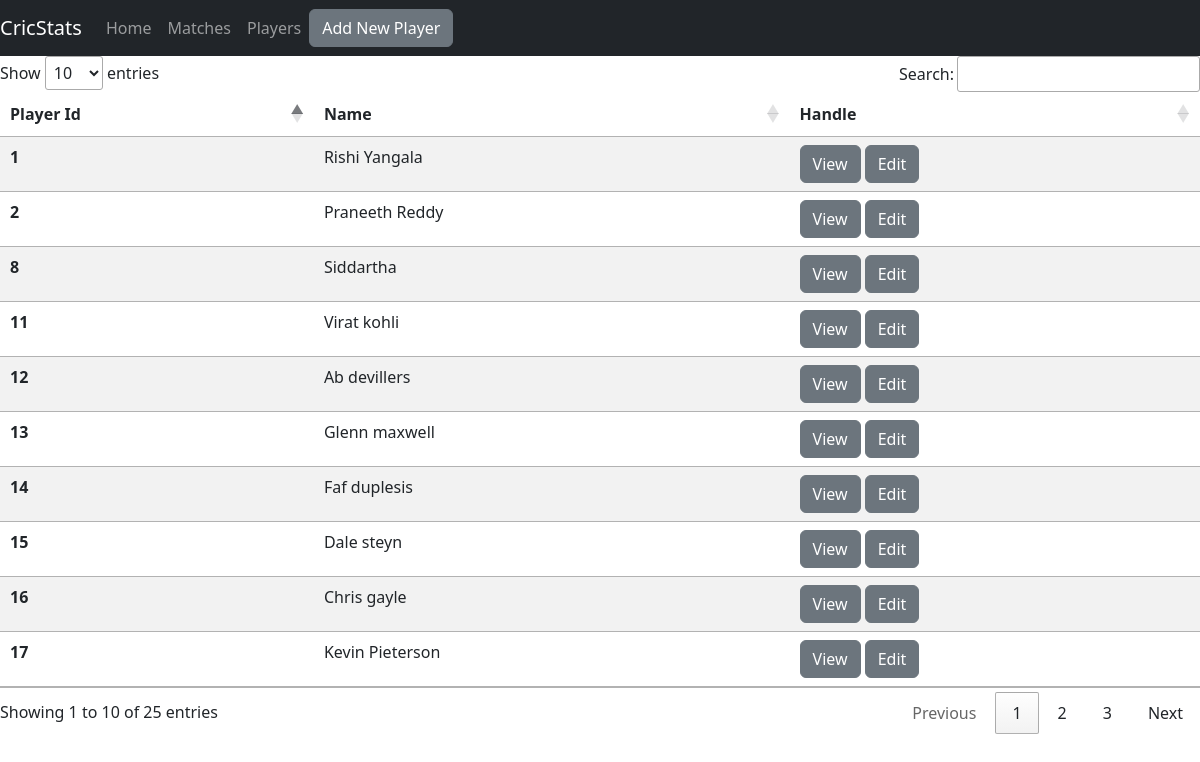
Screenshot of /show_player.php with the database file from the repository.
### tables this page shows
CREATE TABLE `player` (
  `Player_Id` int(11) NOT NULL,
  `Name` varchar(255) NOT NULL,
  `Dob` date NOT NULL,
  `Role` enum('Batsmen','Bowler','Allrounder','WK-Batsmen') NOT NULL,
  `Batting_Style` enum('Right_handed','Left_handed','','') NOT NULL,
  `Bowling_Style` enum('Leftarm_fast','Rightarm_fast','Leftarm_fast_medium','Rightarm_fast_medium','Rightarm_finger_spin','Leftarm_finger_spin','Rightarm_wrist_spin','Leftarm_wrist_spin') NOT NULL,
  `State` varchar(255) NOT NULL,
  `Country` varchar(255) NOT NULL
);

### show_player.php (the view, shortened to what this page needs)
<?php
include("dbcon.php");
    $query = "select * from player";
    $player_result = mysqli_query($con, $query);
?>
<!doctype html>
<html lang="en">
  <head>
    <link href="https://cdn.jsdelivr.net/npm/bootstrap@5.2.2/dist/css/bootstrap.min.css" rel="stylesheet">
    <link href="//cdn.datatables.net/1.12.1/css/jquery.dataTables.min.css" rel="stylesheet">
    </head>
  <body>
  <nav class="navbar static-top navbar-expand-lg navbar-dark bg-dark">
  <a class="navbar-brand">CricStats</a>
  <div class="collapse navbar-collapse" id="navbarTogglerDemo02">
    <ul class="nav navbar-nav">
      <li class="nav-item">
        <a class="nav-link" href="index.php">Home</a>
      </li>
      <li class="nav-item active">
        <a class="nav-link" href="show_match.php">Matches</a>
      </li>
      <li class="nav-item">
        <a class="nav-link" href="show_player.php" href="#">Players</a>
      </li>
    </ul>
    <ul class="nav navbar-nav">
      <li><a class='btn btn-secondary' href='player_page.php'> Add New Player</a>
    </ul>
  </div>
</nav>
  <table class="table table-striped table-borderred" id="myTable">
  <thead>
    <tr>
      <th scope="col">Player Id</th>
      <th scope="col">Name</th>
      <th scope="col">Handle</th>
    </tr>
  </thead>
  <tbody>
   <?php
   while($row=mysqli_fetch_assoc($player_result)){
    echo"<tr>
    <th scope='row'>".$row['Player_Id']."</th>
    <td>".$row['Name']."</td>
    <td>
    <a class='btn btn-secondary' href='view_player.php?id=" .$row['Player_Id']."'> View</a>
    <a class='btn btn-secondary' href='modify_player.php?id=" .$row['Player_Id']."'> Edit</a>
    </td>
  </tr>";
   }
   ?>
  </tbody>
</table>
  </body>
</html>

### rows the page displays
player: Player_Id "1", Name "Rishi Yangala"
player: Player_Id "2", Name "Praneeth Reddy"
player: Player_Id "8", Name "Siddartha"
player: Player_Id "11", Name "Virat kohli"
player: Player_Id "12", Name "Ab devillers"
player: Player_Id "13", Name "Glenn maxwell"
player: Player_Id "14", Name "Faf duplesis"
player: Player_Id "15", Name "Dale steyn"
player: Player_Id "16", Name "Chris gayle"
player: Player_Id "17", Name "Kevin Pieterson"
